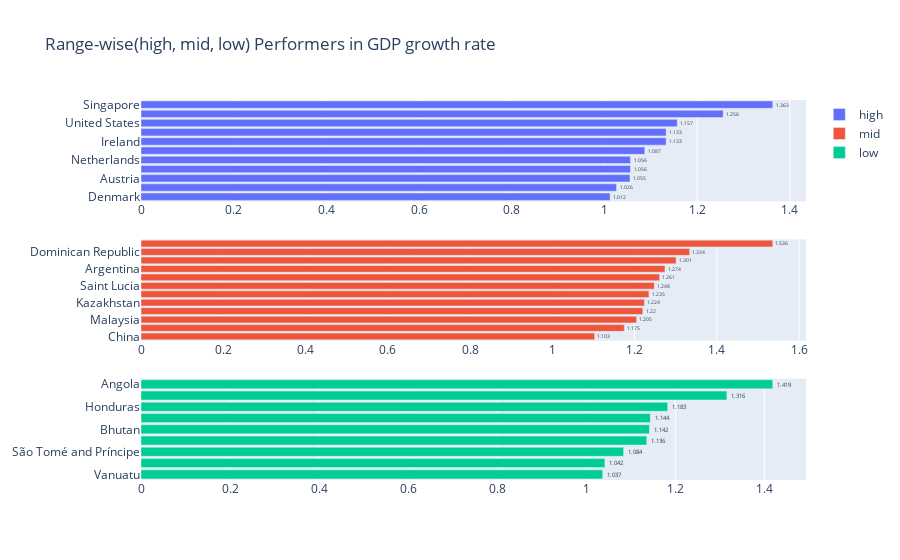

Source (notebook cell):
### Code cell
# Horizontal Bar chart for the positive growth rate of countries

fig = make_subplots(3, 1)
    
fig.add_traces(go.Bar(y=high_performers['Country/Territory'], 
                      x=high_performers['growth_rate'], name='high', 
                      hovertext=high_performers['IMF'], 
                      text=high_performers['growth_rate'], 
                      textposition='outside', orientation='h'), 1, 1)
fig.add_traces(go.Bar(y=mid_performers['Country/Territory'], 
                      x=mid_performers['growth_rate'], name='mid', 
                      hovertext=mid_performers['IMF'], 
                      text=mid_performers['growth_rate'], 
                      textposition='outside', orientation='h'), 2, 1)
fig.add_traces(go.Bar(y=low_performers['Country/Territory'], 
                      x=low_performers['growth_rate'], name='low', 
                      hovertext=low_performers['IMF'], 
                      text=low_performers['growth_rate'], 
                      textposition='outside', orientation='h'), 3, 1)

fig.update_layout(title="Range-wise(high, mid, low) Performers in GDP growth rate", height=1000)

iplot(fig)

### Figure 1 — Plotly figure (JSON) as saved in the notebook; plotly's stock layout.template omitted (floating-point values rounded to 4 significant figures)
{"data": [{"hovertext": [68827, 55535, 56802, 98767, 61098, 75180, 114581, 101103, 80034, 83891, 91100], "name": "high", "orientation": "h", "text": [1.012, 1.026, 1.055, 1.056, 1.056, 1.087, 1.133, 1.133, 1.157, 1.256, 1.363], "textposition": "outside", "x": [1.012, 1.026, 1.055, 1.056, 1.056, 1.087, 1.133, 1.133, 1.157, 1.256, 1.363], "xaxis": "x", "y": ["Denmark", "Israel", "Austria", "Switzerland", "Netherlands", "Iceland", "Ireland", "Norway", "United States", "Qatar", "Singapore"], "yaxis": "y", "type": "bar"}, {"hovertext": [13721, 14403, 13382, 11289, 12306, 11931, 12264, 12673, 13709, 11548, 11308, 13065], "name": "mid", "orientation": "h", "text": [1.103, 1.175, 1.205, 1.22, 1.224, 1.235, 1.248, 1.261, 1.274, 1.301, 1.334, 1.536], "textposition": "outside", "x": [1.103, 1.175, 1.205, 1.22, 1.224, 1.235, 1.248, 1.261, 1.274, 1.301, 1.334, 1.536], "xaxis": "x2", "y": ["China", "Russia", "Malaysia", "Montenegro", "Kazakhstan", "Turkey", "Saint Lucia", "Mexico", "Argentina", "Mauritius", "Dominican Republic", "Turkmenistan"], "yaxis": "y2", "type": "bar"}, {"hovertext": [3188, 2646, 2695, 3800, 3497, 2601, 3278, 3517, 3204], "name": "low", "orientation": "h", "text": [1.037, 1.042, 1.084, 1.136, 1.142, 1.144, 1.183, 1.316, 1.419], "textposition": "outside", "x": [1.037, 1.042, 1.084, 1.136, 1.142, 1.144, 1.183, 1.316, 1.419], "xaxis": "x3", "y": ["Vanuatu", "Ivory Coast", "São Tomé and Príncipe", "Bolivia", "Bhutan", "India", "Honduras", "Papua New Guinea", "Angola"], "yaxis": "y3", "type": "bar"}], "layout": {"title": {"text": "Range-wise(high, mid, low) Performers in GDP growth rate"}, "xaxis": {"anchor": "y", "domain": [0, 1], "type": "linear", "range": [0, 1.435], "autorange": true}, "yaxis": {"anchor": "x", "domain": [0.7333, 1], "type": "category", "range": [-0.5, 10.5], "autorange": true}, "xaxis2": {"anchor": "y2", "domain": [0, 1], "type": "linear", "range": [0, 1.617], "autorange": true}, "yaxis2": {"anchor": "x2", "domain": [0.3667, 0.6333], "type": "category", "range": [-0.5, 11.5], "autorange": true}, "xaxis3": {"anchor": "y3", "domain": [0, 1], "type": "linear", "range": [0, 1.494], "autorange": true}, "yaxis3": {"anchor": "x3", "domain": [0, 0.2667], "type": "category", "range": [-0.5, 8.5], "autorange": true}, "autosize": true}}
